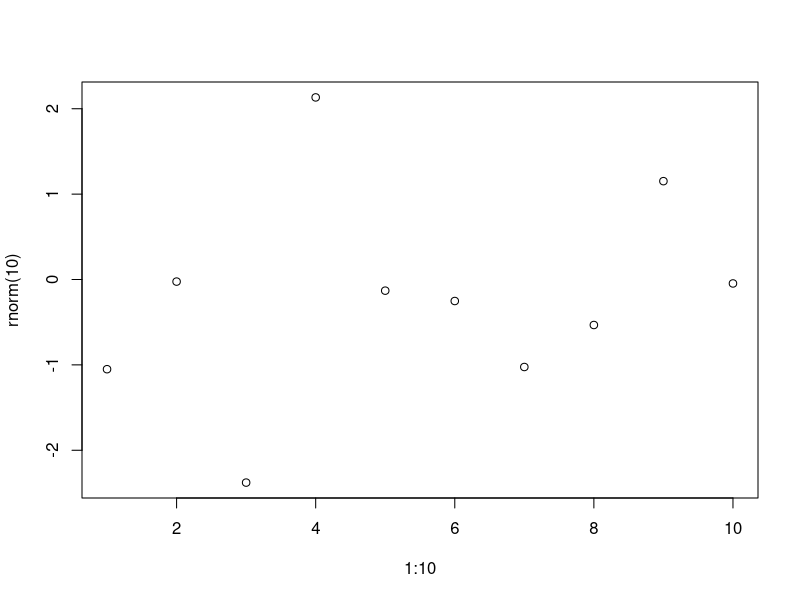

Here is the R script that generated this plot:
## ---- chunk 1
plot(1:10, rnorm(10))
